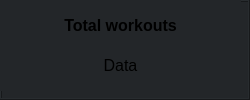
          <widget class="QFrame" name="frame_23">
           <property name="minimumSize">
            <size>
             <width>0</width>
             <height>100</height>
            </size>
           </property>
           <property name="styleSheet">
            <string notr="true">background-color: rgb(35, 38, 41);</string>
           </property>
           <property name="frameShape">
            <enum>QFrame::Box</enum>
           </property>
           <property name="frameShadow">
            <enum>QFrame::Raised</enum>
           </property>
           <widget class="QWidget" name="verticalLayoutWidget_13">
            <property name="geometry">
             <rect>
              <x>0</x>
              <y>0</y>
              <width>241</width>
              <height>91</height>
             </rect>
            </property>
            <layout class="QVBoxLayout" name="verticalLayout_16">
             <item>
              <spacer name="verticalSpacer_12">
               <property name="orientation">
                <enum>Qt::Vertical</enum>
               </property>
               <property name="sizeHint" stdset="0">
                <size>
                 <width>20</width>
                 <height>40</height>
                </size>
               </property>
              </spacer>
             </item>
             <item>
              <widget class="QLabel" name="label_18">
               <property name="font">
                <font>
                 <pointsize>12</pointsize>
                 <weight>75</weight>
                 <bold>true</bold>
                </font>
               </property>
               <property name="text">
                <string>Total workouts</string>
               </property>
               <property name="alignment">
                <set>Qt::AlignCenter</set>
               </property>
              </widget>
             </item>
             <item>
              <spacer name="verticalSpacer_10">
               <property name="orientation">
                <enum>Qt::Vertical</enum>
               </property>
               <property name="sizeHint" stdset="0">
                <size>
                 <width>20</width>
                 <height>40</height>
                </size>
               </property>
              </spacer>
             </item>
             <item>
              <widget class="QLabel" name="totalWorkoutsLabel">
               <property name="font">
                <font>
                 <pointsize>12</pointsize>
                </font>
               </property>
               <property name="text">
                <string>Data</string>
               </property>
               <property name="alignment">
                <set>Qt::AlignCenter</set>
               </property>
              </widget>
             </item>
             <item>
              <spacer name="verticalSpacer_6">
               <property name="orientation">
                <enum>Qt::Vertical</enum>
               </property>
               <property name="sizeHint" stdset="0">
                <size>
                 <width>20</width>
                 <height>40</height>
                </size>
               </property>
              </spacer>
             </item>
            </layout>
           </widget>
          </widget>
